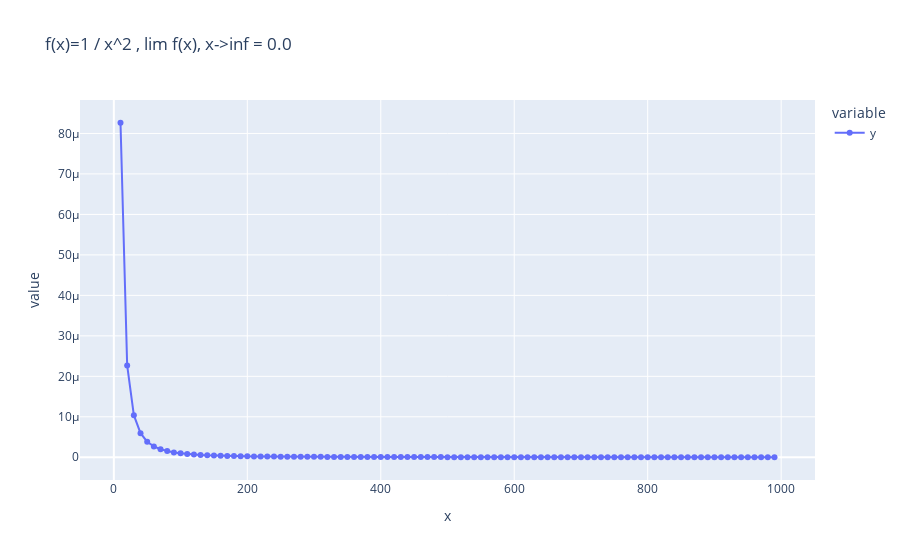

The code cell stored with this chart in its notebook:
### Code cell
partes = 100
base = 10
data = pd.DataFrame([(i * base, f(i * partes + base)) for i in range(1, partes)],
                    columns=['x', 'y'])

fig = px.line(data, x='x', y=['y',],
              title=f'f(x)=1 / x^2 , lim f(x), x->inf = {f(partes * base):.1f}')

fig.update_traces(mode='markers+lines')
fig.show()

### Figure 1 — Plotly figure (JSON) as saved in the notebook; plotly's stock layout.template omitted (floating-point values rounded to 4 significant figures)
{"data": [{"hovertemplate": "variable=y<br>x=%{x}<br>value=%{y}<extra></extra>", "legendgroup": "y", "line": {"color": "#636efa", "dash": "solid"}, "mode": "markers+lines", "name": "y", "orientation": "v", "showlegend": true, "type": "scatter", "x": [10, 20, 30, 40, 50, 60, 70, 80, 90, 100, 110, 120, 130, 140, 150, 160, 170, 180, 190, 200, 210, 220, 230, 240, 250, 260, 270, 280, 290, 300, 310, 320, 330, 340, 350, 360, 370, 380, 390, 400, 410, 420, 430, 440, 450, 460, 470, 480, 490, 500, 510, 520, 530, 540, 550, 560, 570, 580, 590, 600, 610, 620, 630, 640, 650, 660, 670, 680, 690, 700, 710, 720, 730, 740, 750, 760, 770, 780, 790, 800, 810, 820, 830, 840, 850, 860, 870, 880, 890, 900, 910, 920, 930, 940, 950, 960, 970, 980, 990], "xaxis": "x", "y": [8.264e-05, 2.268e-05, 1.041e-05, 5.949e-06, 3.845e-06, 2.687e-06, 1.984e-06, 1.524e-06, 1.208e-06, 9.803e-07, 8.116e-07, 6.83e-07, 5.827e-07, 5.03e-07, 4.386e-07, 3.858e-07, 3.42e-07, 3.052e-07, 2.741e-07, 2.475e-07, 2.246e-07, 2.047e-07, 1.874e-07, 1.722e-07, 1.587e-07, 1.468e-07, 1.362e-07, 1.266e-07, 1.181e-07, 1.104e-07, 1.034e-07, 9.705e-08, 9.127e-08, 8.6e-08, 8.117e-08, 7.673e-08, 7.265e-08, 6.889e-08, 6.541e-08, 6.219e-08, 5.92e-08, 5.642e-08, 5.383e-08, 5.142e-08, 4.916e-08, 4.705e-08, 4.508e-08, 4.322e-08, 4.148e-08, 3.984e-08, 3.83e-08, 3.684e-08, 3.547e-08, 3.417e-08, 3.294e-08, 3.177e-08, 3.067e-08, 2.962e-08, 2.863e-08, 2.769e-08, 2.679e-08, 2.593e-08, 2.512e-08, 2.434e-08, 2.36e-08, 2.289e-08, 2.221e-08, 2.156e-08, 2.094e-08, 2.035e-08, 1.978e-08, 1.924e-08, 1.871e-08, 1.821e-08, 1.773e-08, 1.727e-08, 1.682e-08, 1.639e-08, 1.598e-08, 1.559e-08, 1.52e-08, 1.484e-08, 1.448e-08, 1.414e-08, 1.381e-08, 1.349e-08, 1.318e-08, 1.288e-08, 1.26e-08, 1.232e-08, 1.205e-08, 1.179e-08, 1.154e-08, 1.129e-08, 1.106e-08, 1.083e-08, 1.061e-08, 1.039e-08, 1.018e-08], "yaxis": "y"}], "layout": {"legend": {"title": {"text": "variable"}, "tracegroupgap": 0}, "title": {"text": "f(x)=1 / x^2 , lim f(x), x->inf = 0.0"}, "xaxis": {"anchor": "y", "domain": [0, 1], "title": {"text": "x"}}, "yaxis": {"anchor": "x", "domain": [0, 1], "title": {"text": "value"}}}}
